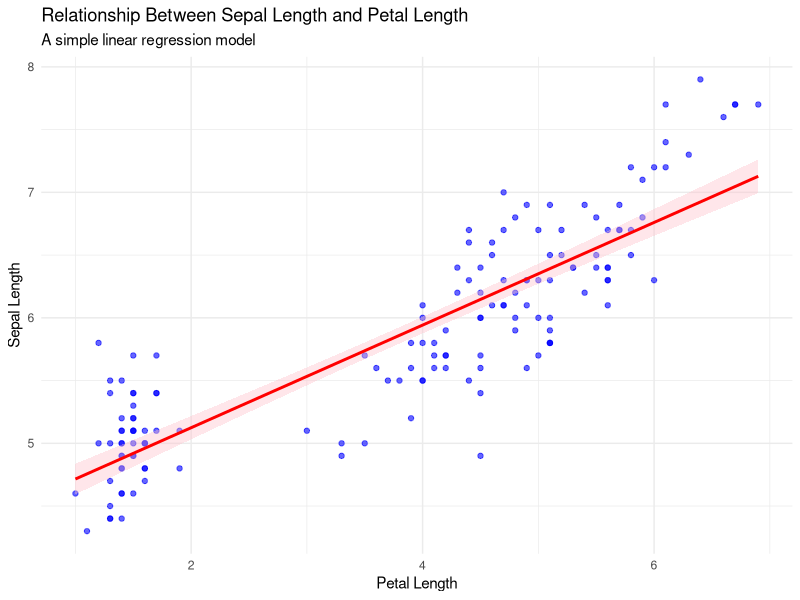
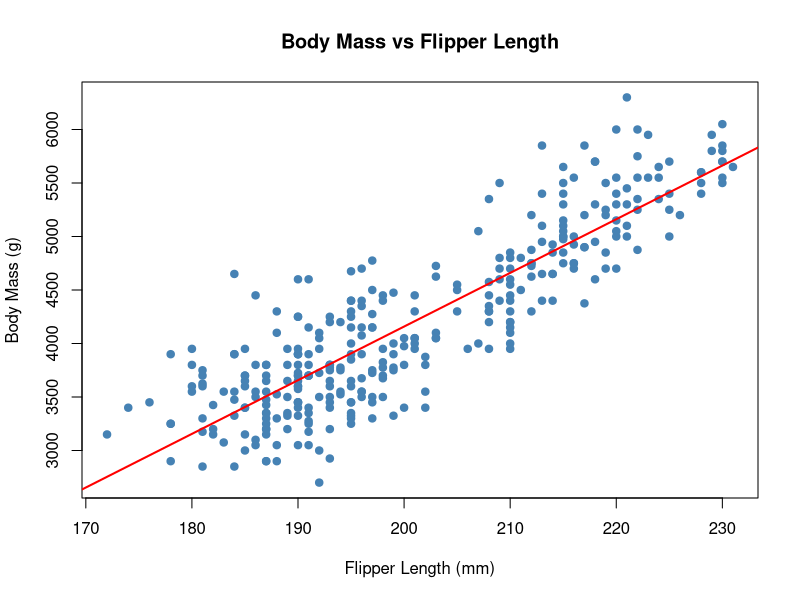

Write R code to recreate these figures, in order.
## ---- chunk 1
#| message: false
#| warning: false
#| output: false
# Load dataset
data(iris)

# Iris is a common data solution for testing models because of its relative simplicity
# Fit linear regression model
model <- lm(Sepal.Length ~ Petal.Length, data = iris)
## ---- chunk 2
#| message: false
#| warning: false
#| output: false
# ggplot2 makes great charts!
install.packages('ggplot2')
library(ggplot2)
## ---- chunk 3
#| message: false
#| warning: false
#| output: true
# Create scatter plot with regression line
ggplot(iris, aes(x = Petal.Length, y = Sepal.Length)) +
  geom_point(color = "blue", alpha = 0.6) +  # Scatter points
  geom_smooth(method = "lm", color = "red", fill = "pink", se = TRUE) +  # Regression line
  labs(title = "Relationship Between Sepal Length and Petal Length",
       subtitle = "A simple linear regression model",
       x = "Petal Length",
       y = "Sepal Length") +
  theme_minimal()
## ---- chunk 4
#| message: false
#| warning: false
#| output: false
# Display model summary
summary(model)
## ---- chunk 5
# Load dataset
data(mtcars)

# Convert 'am' to a factor (0 = automatic, 1 = manual)
mtcars$am <- as.factor(mtcars$am)

# Fit a logistic regression model
model <- glm(am ~ mpg, data = mtcars, family = binomial)

# Summary of the model
summary(model)
## ---- chunk 6
# Install if you haven't already
install.packages("palmerpenguins")

# Load the package
library(palmerpenguins)
## ---- chunk 7

# Load the data
data("penguins")

# Remove rows with missing values
penguins_clean <- na.omit(penguins)

# Fit a linear regression model: body_mass_g ~ flipper_length_mm
model <- lm(body_mass_g ~ flipper_length_mm, data = penguins_clean)

# Show summary of the model
summary(model)
## ---- chunk 8
# Plot
plot(penguins_clean$flipper_length_mm, penguins_clean$body_mass_g,
     main = "Body Mass vs Flipper Length",
     xlab = "Flipper Length (mm)",
     ylab = "Body Mass (g)",
     pch = 19, col = "steelblue")

# Add regression line
abline(model, col = "red", lwd = 2)
